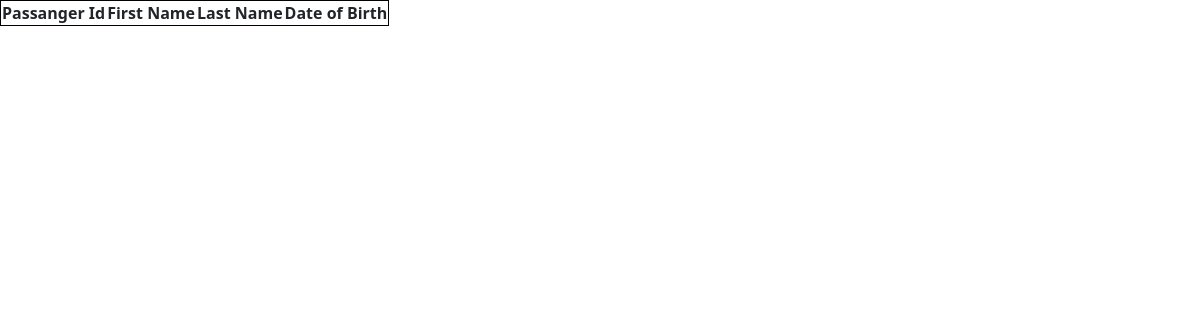
/api/passangerView/, run on an earlier commit of the app's database.
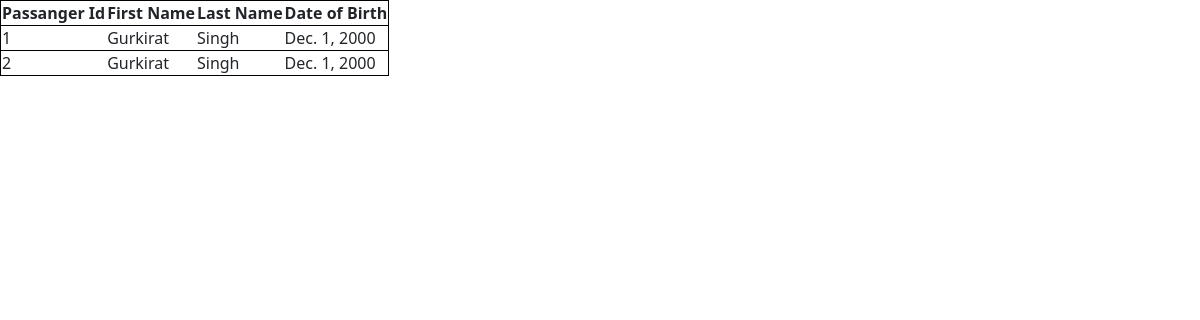
And on a later commit of the database.
### Trip/models.py (models this page shows, shortened)
class Passengers(models.Model):
    firstName = models.CharField(max_length=100)
    lastName = models.CharField(max_length=100)
    dob = models.DateField()

### Trip/views.py (the view)
# urls.py: path('passangerView/',views.viewPassanger, name='passangerView'),
def viewPassanger(request):
   if request.method == 'GET':
    items = Passengers.objects.all()
    perpage = request.GET.get('perpage', default=2)
    page = request.GET.get('page', default = 1)
    paginator = Paginator(items, per_page=perpage)
    try:
       items = paginator.page(number=page)
    except EmptyPage:
       items = []
    totalPages = items.paginator.num_pages
    itemData = {
       'items': items,
       'lastpage': totalPages,
       'totalPageList': [n+1 for n in range(totalPages)],
    }
   return render(request, "passangerView.html", itemData)

### Trip/templates/passangerView.html (shortened to what this page needs)
{% load django_bootstrap5 %}
{% bootstrap_css %}
<!DOCTYPE html>
<html lang="en">
<head>
</head>
<body>
    <table style="border: 1px solid black;">
        <th>Passanger Id</th>
        <th>First Name</th>
        <th>Last Name</th>
        <th>Date of Birth</th>
        {% for item in items %}
        <tr style="border: 1px solid black;">
           <td>{{item.id}}</td>
           <td>{{item.firstName}}</td>
           <td>{{item.lastName}}</td>
           <td>{{item.dob}}</td>
        </tr>
        {% endfor %}
    </table>
</body>
</html>

What changed in the data, as far as the page shows it:
added Passengers: id "1", firstName "Gurkirat", lastName "Singh", dob "Dec. 1, 2000"
added Passengers: id "2", firstName "Gurkirat", lastName "Singh", dob "Dec. 1, 2000"
